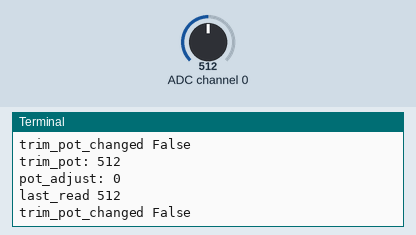
Simulated run of this program. Board: Raspberry Pi (BCM pin numbers). Shown: the last lines printed to the terminal. Inputs (shaded band) come from the test bench; at power-on: ADC channel 0 = 512 (analog values on the 0–1023 scale).

Above: at 1.2 s.
1.3 s: ADC channel 0 set to 716
At 1.9 s:
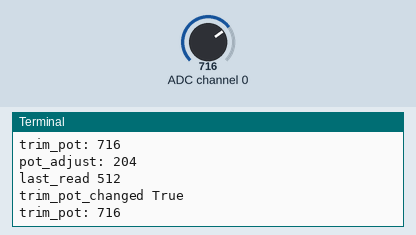
2.8 s: ADC channel 0 set to 900
At 3.4 s:
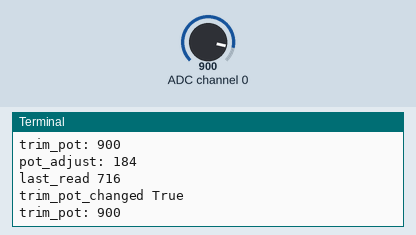
Timing chart, 0 to 5.8 s (numbered marks = the images above; inputs shaded):
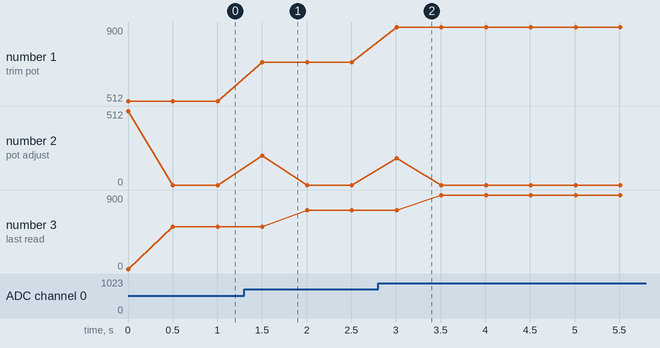

The program:

m2.py
```python
#!/usr/bin/env python
# m2.py
# Essais avec un mcp3008 en python
# From https://learn.adafruit.com/reading-a-analog-in-and-controlling-audio-volume-with-the-raspberry-pi/script
# 2016-05-15    PV
#
# Seems a 'manual' implementation of serial protocol, but just doesn't work...

# Written by Limor "Ladyada" Fried for Adafruit Industries, (c) 2015
# This code is released into the public domain

import time
import os
import RPi.GPIO as GPIO

GPIO.setmode(GPIO.BCM)
DEBUG = 1

# read SPI data from MCP3008 chip, 8 possible adc's (0 thru 7)
def readadc(adcnum, clockpin, mosipin, misopin, cspin):
        if ((adcnum > 7) or (adcnum < 0)):
                return -1
        GPIO.output(cspin, True)

        GPIO.output(clockpin, False)  # start clock low
        GPIO.output(cspin, False)     # bring CS low

        commandout = adcnum
        commandout |= 0x18  # start bit + single-ended bit
        commandout <<= 3    # we only need to send 5 bits here
        for i in range(5):
                if (commandout & 0x80):
                        GPIO.output(mosipin, True)
                else:
                        GPIO.output(mosipin, False)
                commandout <<= 1
                GPIO.output(clockpin, True)
                GPIO.output(clockpin, False)

        adcout = 0
        # read in one empty bit, one null bit and 10 ADC bits
        for i in range(12):
                GPIO.output(clockpin, True)
                GPIO.output(clockpin, False)
                adcout <<= 1
                if (GPIO.input(misopin)):
                        adcout |= 0x1

        GPIO.output(cspin, True)

        adcout >>= 1       # first bit is 'null' so drop it
        return adcout

# change these as desired - they're the pins connected from the
# SPI port on the ADC to the Cobbler
SPICLK = 23
SPIMISO = 21
SPIMOSI = 19
SPICS = 24

# set up the SPI interface pins
GPIO.setup(SPIMOSI, GPIO.OUT)
GPIO.setup(SPIMISO, GPIO.IN)
GPIO.setup(SPICLK, GPIO.OUT)
GPIO.setup(SPICS, GPIO.OUT)

# 10k trim pot connected to adc #0
potentiometer_adc = 0;

last_read = 0       # this keeps track of the last potentiometer value
tolerance = 5       # to keep from being jittery we'll only change
                    # volume when the pot has moved more than 5 'counts'

while True:
        # we'll assume that the pot didn't move
        trim_pot_changed = False

        # read the analog pin
        trim_pot = readadc(potentiometer_adc, SPICLK, SPIMOSI, SPIMISO, SPICS)
        # how much has it changed since the last read?
        pot_adjust = abs(trim_pot - last_read)

        if DEBUG:
                print "trim_pot:", trim_pot
                print "pot_adjust:", pot_adjust
                print "last_read", last_read

        if ( pot_adjust > tolerance ):
               trim_pot_changed = True

        if DEBUG:
                print "trim_pot_changed", trim_pot_changed

        if ( trim_pot_changed ):
                print "trim_pot:", trim_pot

                # save the potentiometer reading for the next loop
                last_read = trim_pot

        # hang out and do nothing for a half second
        time.sleep(0.5)
```

Measured:
- after the input at 1.3 s, the terminal: prints a new line after 0.20 s (image 1)
- after the input at 2.8 s, the terminal: prints a new line after 0.21 s (image 2)
- plotted number 1: 512 → 716 after the input at 1.3 s, 716 → 900 after the input at 2.8 s
- plotted number 3: 512 → 716 after the input at 1.3 s, 716 → 900 after the input at 2.8 s
